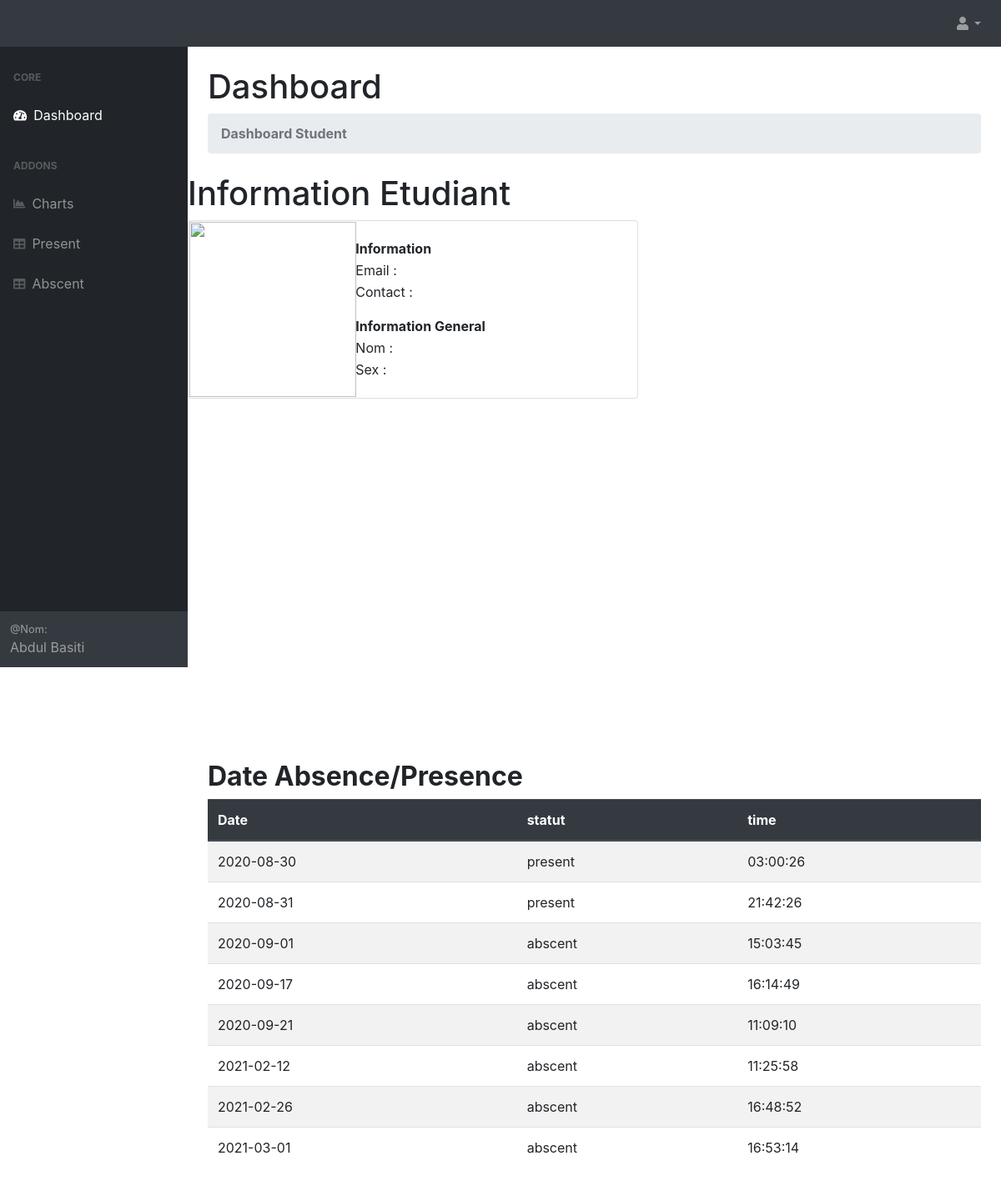
Screenshot of /students_dashboard.php (signed in) with the database file from the repository.
### tables this page shows
CREATE TABLE `attendance` (
  `id` int(11) NOT NULL,
  `student_id` int(11) NOT NULL,
  `student_name` varchar(100) NOT NULL,
  `attendance_date` date NOT NULL DEFAULT current_timestamp(),
  `attendance_statut` varchar(20) NOT NULL,
  `time_ed` time NOT NULL DEFAULT current_timestamp(),
  `why` varchar(20) NOT NULL DEFAULT 'aucun',
  `course_status` int(11) NOT NULL DEFAULT 0
);

### students_dashboard.php (the view, shortened to what this page needs)
<?php
$host = 'localhost';
$user = 'root';
$pass = '';
$db = 'laborator';
$user_id = $_SESSION["user_id"];
$conn = mysqli_connect($host, $user, $pass, $db);
?>
<!DOCTYPE html>
<html lang="en">
<head>
    <link href="teacher/css/styles.css" rel="stylesheet" />
    <link href="https://cdn.datatables.net/1.10.20/css/dataTables.bootstrap4.min.css" rel="stylesheet" />
</head>
<body class="sb-nav-fixed">
    <nav class="sb-topnav navbar navbar-expand navbar-dark bg-dark">
        <ul class="navbar-nav ml-auto ml-md-0">
            <li class="nav-item dropdown">
                <a class="nav-link dropdown-toggle" id="userDropdown" href="#" role="button" data-toggle="dropdown" aria-haspopup="true" aria-expanded="false"><i class="fas fa-user fa-fw"></i></a>
            </li>
        </ul>
    </nav>
    <div id="layoutSidenav">
        <div id="layoutSidenav_nav">
            <nav class="sb-sidenav accordion sb-sidenav-dark" id="sidenavAccordion">
                <div class="sb-sidenav-menu">
                    <div class="nav">
                        <div class="sb-sidenav-menu-heading">Core</div>
                        <a class="nav-link" href="students_dashboard.php">
                            <div class="sb-nav-link-icon"><i class="fas fa-tachometer-alt"></i></div>
                            Dashboard
                        </a>
                        <div class="sb-sidenav-menu-heading">Addons</div>
                        <a class="nav-link" href="chart_student.php">
                            <div class="sb-nav-link-icon"><i class="fas fa-chart-area"></i></div>
                            Charts
                        </a><a class="nav-link" href="present_stud.php">
                            <div class="sb-nav-link-icon"><i class="fas fa-table"></i></div>
                            Present
                        </a>
                        <a class="nav-link" href="abscent_stud.php">
                            <div class="sb-nav-link-icon"><i class="fas fa-table"></i></div>
                            Abscent
                        </a>
                    </div>
                </div>
                <div class="sb-sidenav-footer">
                    <div class="small">@Nom:</div>
                    Abdul Basiti
                </div>
            </nav>
        </div>
        <div id="layoutSidenav_content">
            <main>
                <div class="container-fluid">
                    <h1 class="mt-4">Dashboard</h1>
                    <ol class="breadcrumb mb-4">
                        <li class="breadcrumb-item active"><b>Dashboard Student</b></li>
                    </ol>
                </div>
                <?php
                $email = $_SESSION["email"];
                $sql = mysqli_query($conn, "select id, username, phone, email, sex, file_name, uploaded_on from users where email='$email'");
                $row = mysqli_fetch_assoc($sql);
                $username = $row["username"];
                $phone = $row["phone"];
                $email = $row["email"];
                $sex = $row["sex"];
                $file_name = $row["file_name"];
                ?>
                <h1>Information Etudiant</h1>
                <div class="card mb-3" style="max-width: 540px;">
                    <div class="row no-gutters">
                        <div class="col-md-4">
                            <table>
                                <tbody>
                                    <tr>
                                        <td><img src=<?php echo htmlspecialchars($file_name) ?> class="img-thumbnail" style="width:200px;height:210px;"></td>
                                    </tr>
                                </tbody>
                            </table>
                        </div>
                        <div class="col-md-8">
                            <div class="card-body">
                                <table>
                                    <tbody>
                                        <tr>
                                            <td><b> Information </b></td>
                                            <td></td>
                                        </tr>
                                        <tr>
                                            <td style="width:200px">Email : </td>
                                            <td><?php echo htmlspecialchars($email); ?></td>
                                        </tr>
                                        <tr>
                                            <td style="width:200px">Contact : </td>
                                            <td><?php echo htmlspecialchars($phone); ?></td>
                                        </tr>
                                        <tr>
                                            <td style="height:15px"></td>
                                            <td></td>
                                        </tr>
                                        <tr>
                                            <td> <b> Information General</b></td>
                                            <td></td>
                                        </tr>
                                        <tr>
                                            <td>Nom : </td>
                                            <td><?php echo htmlspecialchars($username); ?></td>
                                        </tr>
                                        <tr>
                                            <td>Sex : </td>
                                            <td><?php echo htmlspecialchars($sex); ?></td>
                                        </tr>
                                    </tbody>
                                </table>
                            </div>
                        </div>
                    </div>
                </div>
                <br>
                <br>
                <div class="container">
                    <table>
                        <tbody>
                            <tr>
                                <div id="chartContainer" style="height: 370px; width: 100%;"></div>
                            </tr>
                        </tbody>
                    </table>
                </div>
                <?php
                $sql = "SELECT attendance_date, time_ed, attendance_statut
                FROM attendance WHERE student_id = $user_id";
                $result = mysqli_query($conn, $sql);
                ?>
                <div class="container">
                    <div class="demo-content">
                        <h2 class="title_with_link"><b>Date Absence/Presence</b></h2>
                        <?php if (!empty($result)) { ?>
                            <table class="table table-striped">
                                <thead class="thead-dark">
                                    <tr>
                                        <th scope="col"><span>Date</span></th>
                                        <th scope="col"><span>statut</span></th>
                                        <th scope="col"><span>time</span></th>
                                    </tr>
                                </thead>
                                <tbody>
                                    <?php
                                    while ($row = mysqli_fetch_array($result)) {
                                    ?>
                                        <tr>
                                            <td scope="row"><?php echo $row["attendance_date"]; ?></td>
                                            <td scope="row"><?php echo $row["attendance_statut"]; ?></td>
                                            <td scope="row"><?php echo $row["time_ed"]; ?></td>
                                        </tr>
                                    <?php
                                    }
                                    ?>
                            </table>
                        <?php } ?>
                    </div>
                </div>
                <br>
                <br>
                <br>
                <br>
            </main>
        </div>
    </div>
</body>
</html>

### rows the page displays
attendance: attendance_date "2020-08-30", attendance_statut "present", time_ed "03:00:26"
attendance: attendance_date "2020-08-31", attendance_statut "present", time_ed "21:42:26"
attendance: attendance_date "2020-09-01", attendance_statut "abscent", time_ed "15:03:45"
attendance: attendance_date "2020-09-17", attendance_statut "abscent", time_ed "16:14:49"
attendance: attendance_date "2020-09-21", attendance_statut "abscent", time_ed "11:09:10"
attendance: attendance_date "2021-02-12", attendance_statut "abscent", time_ed "11:25:58"
attendance: attendance_date "2021-02-26", attendance_statut "abscent", time_ed "16:48:52"
attendance: attendance_date "2021-03-01", attendance_statut "abscent", time_ed "16:53:14"
